Frame 1 (no input): blank canvas, image omitted
Frame 60 (the mouse pressed at the canvas centre just before this capture): blank canvas, image omitted
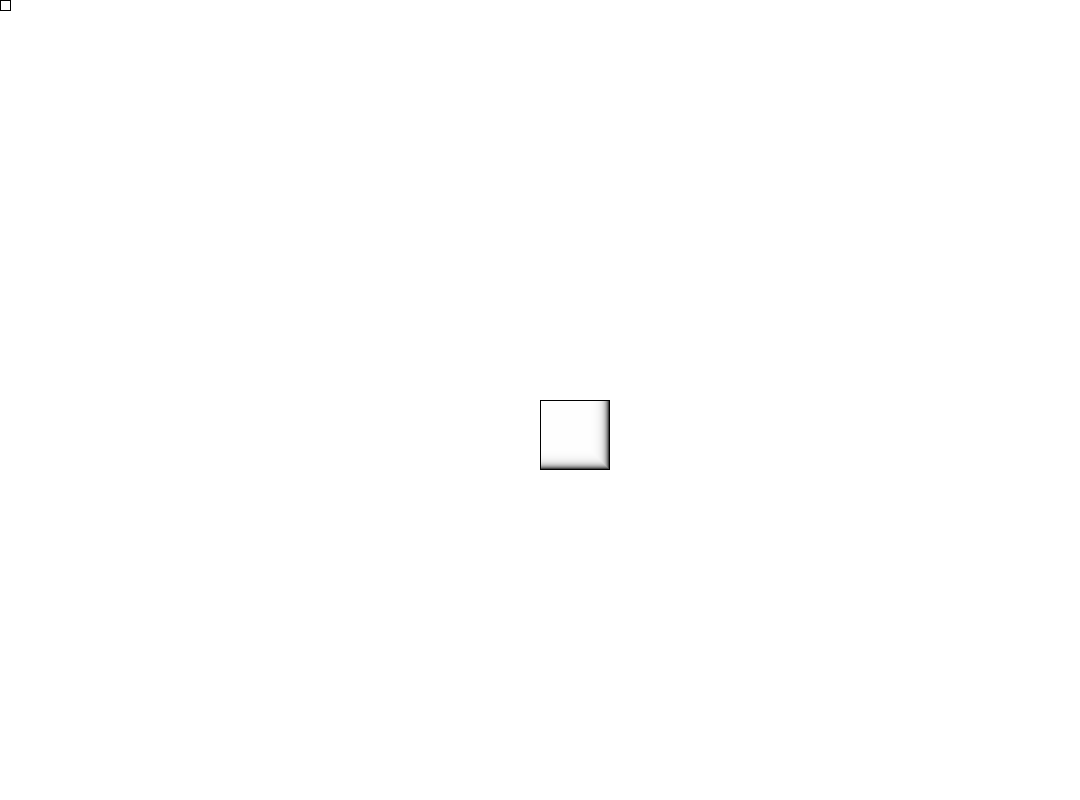
Frame 120 (the mouse held since frame 60 and released just before this capture)

The Processing sketch whose frames 1 and 60 were blank and that drew this single picture after the mouse press (run headless with seeded random() and noise(); from frame 60 on, the mouse is pressed at the canvas centre):

// Processing sketch: justinharrison_ss2
// ── justinharrison_ss2.pde
//Justin Harrison Short Study #2
//Title: Paint
//Key Press: 
//  R(increases red in color)
//  r(decreases red in color)
//  G(increases green in color)
//  g(decreses green in color) 
//  B (increases blue in color)
//  b(decreases blue in color)
//Mouse Press:
//  Increases size of rectangle

void setup(){
  size(1080, 800);
  background(255, 255, 255);
}

float r = 255;
float g = 255;
float b = 255;
float w = 10;


void draw(){
  
    fill(r, g, b, w);
    rect(mouseX, mouseY, w, w);
    
  if (keyPressed) {
    if (key == 'd' || key == 'D'){
      background(255);
    }
    if (key == 'r'){
      r = r - 1;
    }
    if (key == 'R'){
      r = r + 1;
    }
    if (key == 'g'){
      g = g - 1;
    }
    if (key == 'G'){
      g = g + 1;
    }
    if (key == 'b'){
      b = b - 1;
    }
    if (key == 'B'){
      b = b + 1;
    }
  }
  
  if(mousePressed) {
    w = w + 1;
  }
  
  if ( w==200){
    w = 10;
}
}
